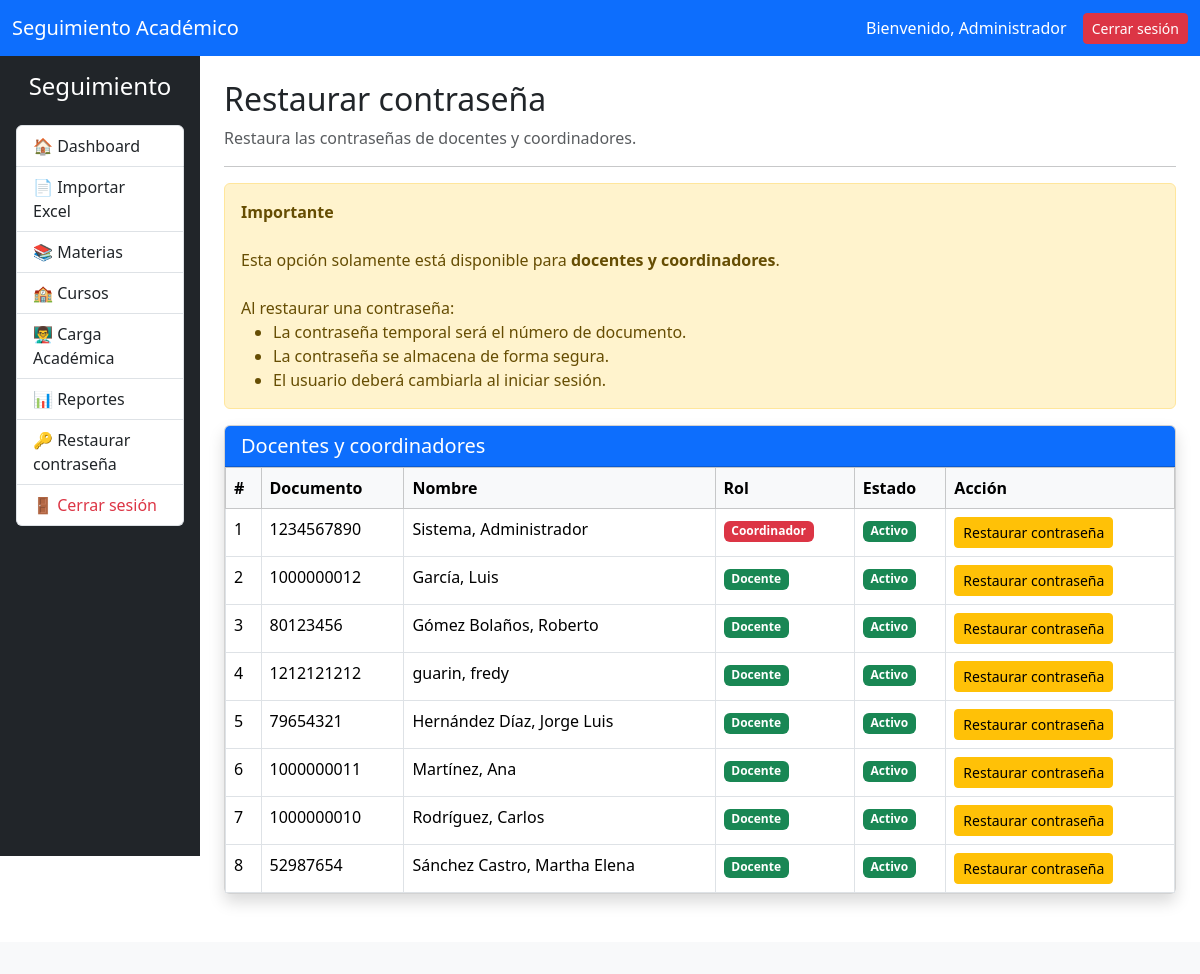
/coordinador/restaurar_password/index.php (signed in), run on the app's committed database.
### tables this page shows
CREATE TABLE `usuarios` (
  `id` int(11) NOT NULL,
  `documento` varchar(20) NOT NULL,
  `nombres` varchar(100) NOT NULL,
  `apellidos` varchar(100) NOT NULL,
  `correo` varchar(100) DEFAULT NULL,
  `telefono` varchar(20) DEFAULT NULL,
  `password` varchar(255) NOT NULL,
  `rol` enum('coordinador','docente','estudiante') NOT NULL,
  `cambiar_password` tinyint(1) DEFAULT 0,
  `activo` tinyint(1) DEFAULT 1,
  `fecha_registro` timestamp NOT NULL DEFAULT current_timestamp()
);

### coordinador/restaurar_password/index.php (the view, shortened to what this page needs)
<?php
require_once("../../config/config.php");
$sqlUsuarios = "
    SELECT
        id,
        documento,
        nombres,
        apellidos,
        rol,
        activo
    FROM usuarios
    WHERE rol IN ('docente', 'coordinador')
    ORDER BY
        rol ASC,
        apellidos ASC,
        nombres ASC
";
$resultadoUsuarios =
    $conexion->query($sqlUsuarios);
?>
<!DOCTYPE html>
<html lang="es">
<head>
    <link
        href="https://cdn.jsdelivr.net/npm/bootstrap@5.3.3/dist/css/bootstrap.min.css"
        rel="stylesheet"
    >
</head>
<body>
<?php include("../../includes/navbar.php"); ?>
<div class="container-fluid">
    <div class="row">
        <div class="col-md-2 p-0">
            <?php include("../../includes/sidebar.php"); ?>
        </div>
        <div class="col-md-10">
            <div class="container mt-4">
                <h2>
                    Restaurar contraseña
                </h2>
                <p class="text-muted">
                    Restaura las contraseñas de docentes y coordinadores.
                </p>
                <hr>
                <div class="alert alert-warning">
                    <strong>Importante</strong>
                    <br><br>
                    Esta opción solamente está disponible
                    para <strong>docentes y coordinadores</strong>.
                    <br><br>
                    Al restaurar una contraseña:
                    <ul class="mb-0">
                        <li>
                            La contraseña temporal será el número
                            de documento.
                        </li>
                        <li>
                            La contraseña se almacena de forma segura.
                        </li>
                        <li>
                            El usuario deberá cambiarla al iniciar sesión.
                        </li>
                    </ul>
                </div>
                <div class="card shadow">
                    <div class="card-header bg-primary text-white">
                        <h5 class="mb-0">
                            Docentes y coordinadores
                        </h5>
                    </div>
                    <div class="card-body p-0">
                        <?php
                        if (
                            $resultadoUsuarios &&
                            $resultadoUsuarios->num_rows > 0
                        ):
                        ?>
                            <div class="table-responsive">
                                <table
                                    class="table table-bordered table-hover mb-0"
                                >
                                    <thead class="table-light">
                                        <tr>
                                            <th>
                                                #
                                            </th>
                                            <th>
                                                Documento
                                            </th>
                                            <th>
                                                Nombre
                                            </th>
                                            <th>
                                                Rol
                                            </th>
                                            <th>
                                                Estado
                                            </th>
                                            <th>
                                                Acción
                                            </th>
                                        </tr>
                                    </thead>
                                    <tbody>
                                    <?php
                                    $contador = 1;
                                    while (
                                        $usuario =
                                        $resultadoUsuarios->fetch_assoc()
                                    ):
                                    ?>
                                        <tr>
                                            <td>
                                                <?= $contador++ ?>
                                            </td>
                                            <td>
                                                <?= htmlspecialchars(
                                                    $usuario["documento"]
                                                ) ?>
                                            </td>
                                            <td>
                                                <?= htmlspecialchars(
                                                    $usuario["apellidos"]
                                                    . ", "
                                                    . $usuario["nombres"]
                                                ) ?>
                                            </td>
                                            <td>
                                                <?php
                                                if (
                                                    $usuario["rol"]
                                                    === "coordinador"
                                                ):
                                                ?>
                                                    <span
                                                        class="badge bg-danger"
                                                    >
                                                        Coordinador
                                                    </span>
                                                <?php else: ?>
                                                    <span
                                                        class="badge bg-success"
                                                    >
                                                        Docente
                                                    </span>
                                                <?php endif; ?>
                                            </td>
                                            <td>
                                                <?php
                                                if (
                                                    $usuario["activo"] == 1
                                                ):
                                                ?>
                                                    <span
                                                        class="badge bg-success"
                                                    >
                                                        Activo
                                                    </span>
                                                <?php endif; ?>
                                            </td>
                                            <td>
                                                <?php
                                                if (
                                                    $usuario["activo"] == 1
                                                ):
                                                ?>
                                                    <form
                                                        method="POST"
                                                        onsubmit="
                                                            return confirm(
                                                                '¿Seguro que deseas restaurar la contraseña de este usuario?'
                                                            );
                                                        "
                                                    >
                                                        <button
                                                            type="submit"
                                                            class="btn btn-warning btn-sm"
                                                        >
                                                            Restaurar contraseña
                                                        </button>
                                                    </form>
                                                <?php endif; ?>
                                            </td>
                                        </tr>
                                    <?php
                                    endwhile;
                                    ?>
                                    </tbody>
                                </table>
                            </div>
                        <?php endif; ?>
                    </div>
                </div>
            </div>
        </div>
    </div>
</div>
<?php include("../../includes/footer.php"); ?>
</body>
</html>

### includes/navbar.php (shortened to what this page needs)
<?php
$rol = $_SESSION["rol"] ?? '';
$nombre = $_SESSION["nombre"] ?? '';
$inicio = "/Evaloranet/";
if ($rol === "coordinador") {
    $inicio .= "coordinador/index.php";
} elseif ($rol === "docente") {
    $inicio .= "docente/index.php";
} elseif ($rol === "estudiante") {
    $inicio .= "estudiante/index.php";
} else {
    $inicio .= "auth/login.php";
}
?>
<nav class="navbar navbar-dark bg-primary">
    <div class="container-fluid">
        <a
            class="navbar-brand"
            href="<?= htmlspecialchars($inicio) ?>"
        >
            Seguimiento Académico
        </a>
        <div class="d-flex align-items-center">
            <?php if ($nombre !== ''): ?>
                <span class="text-white me-3">
                    Bienvenido,
                    <?= htmlspecialchars($nombre) ?>
                </span>
            <?php endif; ?>
            <a
                href="/Evaloranet/auth/logout.php"
                class="btn btn-danger btn-sm"
            >
                Cerrar sesión
            </a>
        </div>
    </div>
</nav>

### includes/sidebar.php (shortened to what this page needs)
<?php
$rol = $_SESSION["rol"] ?? "";
?>
<div class="bg-dark text-white min-vh-100 p-3">
    <h4 class="text-center mb-4">
        Seguimiento
    </h4>
    <div class="list-group">
        <?php if ($rol === "coordinador"): ?>
            <a
                href="/Evaloranet/coordinador/index.php"
                class="list-group-item list-group-item-action"
            >
                🏠 Dashboard
            </a>
            <a
                href="/Evaloranet/coordinador/importar/index.php"
                class="list-group-item list-group-item-action"
            >
                📄 Importar Excel
            </a>
            <a
                href="/Evaloranet/coordinador/materias/index.php"
                class="list-group-item list-group-item-action"
            >
                📚 Materias
            </a>
            <a
                href="/Evaloranet/coordinador/cursos/index.php"
                class="list-group-item list-group-item-action"
            >
                🏫 Cursos
            </a>
            <a
                href="/Evaloranet/coordinador/carga_academica/index.php"
                class="list-group-item list-group-item-action"
            >
                👨‍🏫 Carga Académica
            </a>
            <a
                href="/Evaloranet/coordinador/reportes/index.php"
                class="list-group-item list-group-item-action"
            >
                📊 Reportes
            </a>
            <a
                href="/Evaloranet/coordinador/restaurar_password/index.php"
                class="list-group-item list-group-item-action"
            >
                🔑 Restaurar contraseña
            </a>
            <a
                href="/Evaloranet/auth/logout.php"
                class="list-group-item list-group-item-action text-danger"
            >
                🚪 Cerrar sesión
            </a>
        <?php endif; ?>
    </div>
</div>

### includes/footer.php (shortened to what this page needs)
<footer class="mt-5 py-3 bg-light text-center">
</footer>
</body>
</html>

### data on the page
usuarios: documento "1234567890", apellidos+nombres "Sistema, Administrador", rol "Coordinador", activo "Activo"
usuarios: documento "1000000012", apellidos+nombres "García, Luis", rol "Docente", activo "Activo"
usuarios: documento "80123456", apellidos+nombres "Gómez Bolaños, Roberto", rol "Docente", activo "Activo"
usuarios: documento "1212121212", apellidos+nombres "guarin, fredy", rol "Docente", activo "Activo"
usuarios: documento "79654321", apellidos+nombres "Hernández Díaz, Jorge Luis", rol "Docente", activo "Activo"
usuarios: documento "1000000011", apellidos+nombres "Martínez, Ana", rol "Docente", activo "Activo"
usuarios: documento "1000000010", apellidos+nombres "Rodríguez, Carlos", rol "Docente", activo "Activo"
usuarios: documento "52987654", apellidos+nombres "Sánchez Castro, Martha Elena", rol "Docente", activo "Activo"

### other printed values
$nombre "Administrador"
